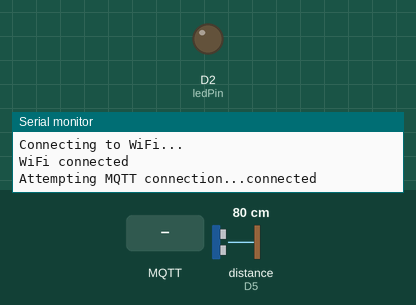
This sketch was run on a simulated Arduino MKR. On the bench: output pins drawn as LEDs (lit = HIGH), the last lines printed to the serial monitor. Dashed ring = blinking. The inputs (shaded band) are chosen by the test bench; at power-on: distance to the obstacle (sensor on D5) 80 cm. The echo pulse lasts 58.3 µs per cm; WiFi joins after 1.5 s; servers stay silent unless stated; no MQTT or app messages arrive unless stated.

Above: at 2.7 s.
2.8 s: MQTT message "1" arrives on the first subscribed topic
At 3.2 s:
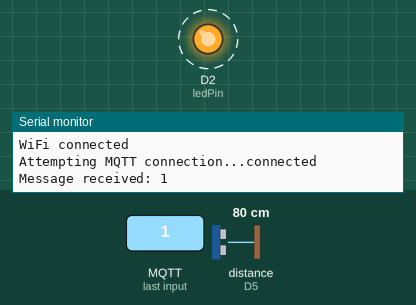
5.8 s: distance to the obstacle (sensor on D5) set to 22 cm
7.3 s: distance to the obstacle (sensor on D5) set to 18 cm
9.8 s: MQTT message "on" arrives on the first subscribed topic
At 14.0 s:
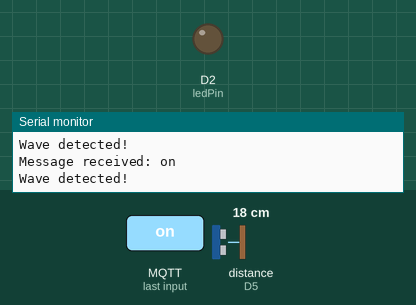
Timing chart, 0 to 14.3 s (numbered marks = the images above; inputs shaded):
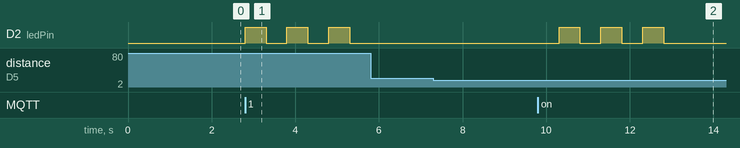

The sketch:

3.3D.ino
```cpp
#include <WiFiNINA.h>
#include <PubSubClient.h>
#include <NewPing.h>

// WiFi credentials
const char* ssid = "Quang Huy";
const char* password = "Danang040903";

// MQTT broker details
const char* mqtt_server = "broker.emqx.io";
const int mqtt_port = 1883;
const char* mqtt_topic_wave = "SIT210/wave"; //Topic for "wave"
const char* mqtt_topic_pat = "SIT210/pat"; //Topic for "pat"

// Ultrasonic sensor pins
#define TRIG_PIN 4
#define ECHO_PIN 5
#define PAT_DISTANCE 10
#define MAX_DISTANCE 20

NewPing sonar(TRIG_PIN, ECHO_PIN, MAX_DISTANCE); //declare new instance to use ultrasonic sensor

// LED pin
const int ledPin = 2;

// WiFi and MQTT clients
WiFiClient wifiClient;
PubSubClient client(wifiClient);

void setup() {
  Serial.begin(115200);
  pinMode(ledPin, OUTPUT);

  setup_wifi();
  client.setServer(mqtt_server, mqtt_port);
  client.setCallback(callback);
}

void setup_wifi() {
  delay(10);
  Serial.println("Connecting to WiFi...");
  WiFi.begin(ssid, password);

  while (WiFi.status() != WL_CONNECTED) {
    delay(500);
    Serial.print(".");
  }
  Serial.println("WiFi connected");
}

void callback(char* topic, byte* message, unsigned int length) {
  Serial.print("Message received: ");
  for (int i = 0; i < length; i++) {
    Serial.print((char)message[i]);
  }
  Serial.println();

  // Check if the message is for "wave" or "pat"
  if (strcmp(topic, mqtt_topic_wave) == 0) {
    // Blink LED 3 times for wave
    for (int i = 0; i < 3; i++) {
      digitalWrite(ledPin, HIGH);
      delay(500);
      digitalWrite(ledPin, LOW);
      delay(500);
    }
  } else if (strcmp(topic, mqtt_topic_pat) == 0) {
    // Flash LED rapidly for pat
    for (int i = 0; i < 6; i++) { // Flash 6 times
      digitalWrite(ledPin, HIGH);
      delay(200); // Shorter delay for rapid flash
      digitalWrite(ledPin, LOW);
      delay(200);
    }
  }
}

void reconnect() {
  while (!client.connected()) {
    Serial.print("Attempting MQTT connection...");
    if (client.connect("ArduinoClient")) {
      Serial.println("connected");
      client.subscribe(mqtt_topic_wave); // Subscribe to the "wave" topic
      client.subscribe(mqtt_topic_pat); // Subscribe to the "pat" topic
    } else {
      Serial.print("failed, rc=");
      Serial.print(client.state());
      Serial.println(" try again in 5 seconds");
      delay(5000);
    }
  }
}

void loop() {
  if (!client.connected()) {
    reconnect();
  }
  client.loop();

  unsigned int distance = sonar.ping_cm();
  if (distance > PAT_DISTANCE && distance <= MAX_DISTANCE) {
    Serial.println("Wave detected!");
    String message = "MThac's Wave"; // Name print
    client.publish(mqtt_topic_wave, message.c_str());
    delay(1000); // Debounce delay
  }
  if (distance > 0 && distance <= PAT_DISTANCE) {
    Serial.println("Pat detected!");
    String message = "Mthac's Pat"; // Name print
    client.publish(mqtt_topic_pat, message.c_str());
    delay(1000); // Debounce delay
  }
}
```

Measured:
- after the input at 2.8 s, D2 (ledPin): alternates HIGH for 0.50 s and LOW for 0.50 s, starting at once
- after the input at 5.8 s, every drawn part: stays the same
- after the input at 9.8 s, D2 (ledPin): alternates HIGH for 0.50 s and LOW for 0.50 s, 6 changes in all, then stays LOW, starting after 0.51 s
